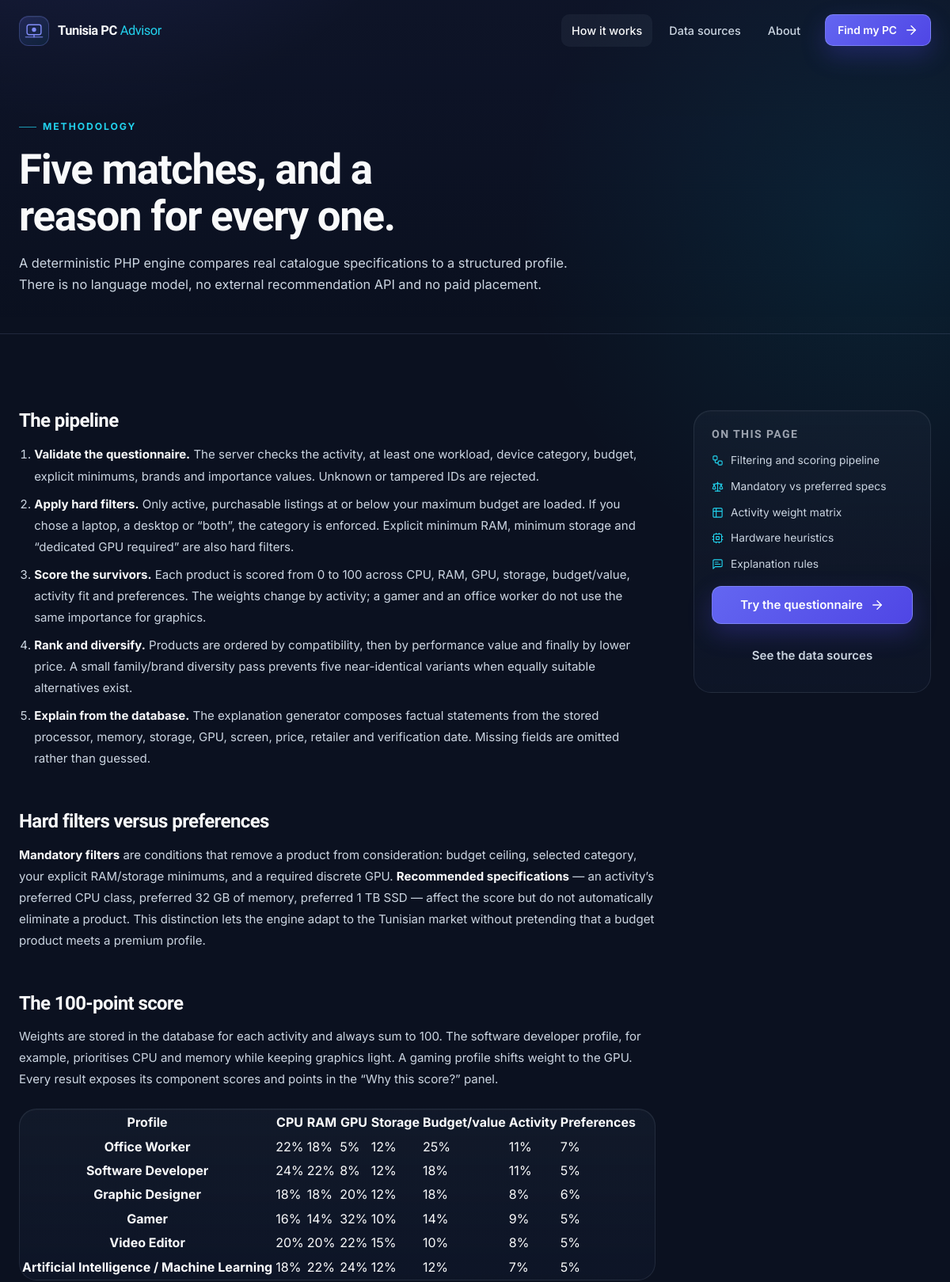
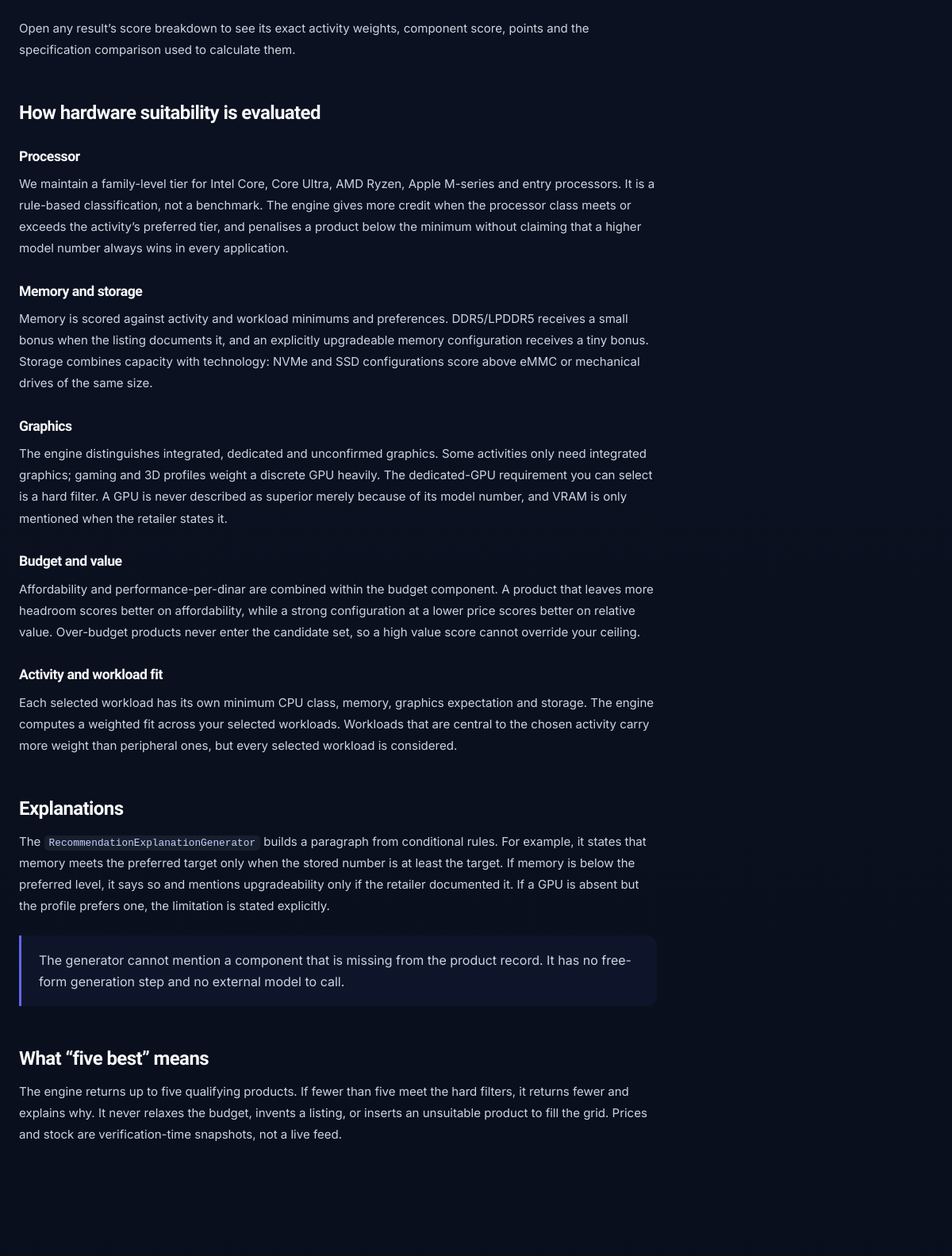
/how-it-works.php (upper part), run on the app's committed database (2 pictures, top to bottom).
### tables this page shows
CREATE TABLE activity_requirements (
    id INT UNSIGNED NOT NULL AUTO_INCREMENT,
    activity_id INT UNSIGNED NOT NULL,
    minimum_cpu_level DECIMAL(3, 1) NOT NULL,
    preferred_cpu_level DECIMAL(3, 1) NOT NULL,
    minimum_ram_gb SMALLINT UNSIGNED NOT NULL,
    preferred_ram_gb SMALLINT UNSIGNED NOT NULL,
    minimum_storage_gb INT UNSIGNED NOT NULL,
    preferred_storage_gb INT UNSIGNED NOT NULL,
    gpu_requirement ENUM('none', 'integrated_ok', 'dedicated_preferred', 'dedicated_required') NOT NULL,
    minimum_gpu_vram_gb TINYINT UNSIGNED NOT NULL DEFAULT 0,
    portability_importance ENUM('low', 'medium', 'high') NOT NULL DEFAULT 'medium',
    cpu_weight TINYINT UNSIGNED NOT NULL DEFAULT 20,
    ram_weight TINYINT UNSIGNED NOT NULL DEFAULT 15,
    gpu_weight TINYINT UNSIGNED NOT NULL DEFAULT 20,
    storage_weight TINYINT UNSIGNED NOT NULL DEFAULT 10,
    budget_weight TINYINT UNSIGNED NOT NULL DEFAULT 20,
    activity_weight TINYINT UNSIGNED NOT NULL DEFAULT 10,
    preferences_weight TINYINT UNSIGNED NOT NULL DEFAULT 5,
    notes VARCHAR(500) NULL,
    PRIMARY KEY (id),
    UNIQUE KEY uq_activity_requirements_activity (activity_id),
    CONSTRAINT fk_activity_requirements_activity FOREIGN KEY (activity_id) REFERENCES activities (id)
        ON UPDATE CASCADE ON DELETE CASCADE,
    CONSTRAINT chk_activity_weights CHECK (
        cpu_weight + ram_weight + gpu_weight + storage_weight + budget_weight + activity_weight + preferences_weight = 100
    )
);

CREATE TABLE activities (
    id INT UNSIGNED NOT NULL AUTO_INCREMENT,
    slug VARCHAR(80) NOT NULL,
    name VARCHAR(120) NOT NULL,
    description VARCHAR(500) NOT NULL,
    icon VARCHAR(48) NULL,
    created_at DATETIME NOT NULL DEFAULT CURRENT_TIMESTAMP,
    PRIMARY KEY (id),
    UNIQUE KEY uq_activities_slug (slug)
);

### bootstrap.php (called while the page is built, shortened)
<?php
if (!function_exists('env')) {
    function env(string $key, mixed $default = null): mixed
    {
        static $loaded = false;
        if (!$loaded) {
            $loaded = true;
        }
        $value = getenv($key);
        return $value === false || $value === '' ? $default : $value;
    }
}
require_once APP_ROOT . '/includes/functions.php';
spl_autoload_register(static function (string $class): void {
    $file = APP_ROOT . '/classes/' . $class . '.php';
});

### config/database.php (called while the page is built, shortened)
<?php
return [
    'host' => (string) env('DB_HOST', '127.0.0.1'),
    'port' => (int) env('DB_PORT', 3306),
    'name' => (string) env('DB_NAME', 'tunisia_pc_advisor'),
    'user' => (string) env('DB_USER', 'root'),
    'pass' => (string) env('DB_PASS', ''),
    'charset' => 'utf8mb4',
];

### classes/Database.php (called while the page is built, shortened)
<?php
final class Database
{
    private static ?PDO $pdo = null;
    public static function connection(): PDO
    {
        $config = require APP_ROOT . '/config/database.php';
        $dsn = sprintf(
            'mysql:host=%s;port=%d;dbname=%s;charset=%s',
            $config['host'],
            $config['port'],
            $config['name'],
            $config['charset']
        );
        try {
            self::$pdo = new PDO($dsn, $config['user'], $config['pass'], [
                PDO::ATTR_ERRMODE => PDO::ERRMODE_EXCEPTION,
                PDO::ATTR_DEFAULT_FETCH_MODE => PDO::FETCH_ASSOC,
                PDO::ATTR_EMULATE_PREPARES => false,
                PDO::ATTR_STRINGIFY_FETCHES => false,
            ]);
            self::$pdo->exec("SET time_zone = '+01:00'");
        } catch (PDOException $exception) {
            error_log('Database connection failed: ' . $exception->getMessage());
            throw new RuntimeException(
                'The database is unavailable. Import database/schema.sql and database/seed.sql, then check the DB settings in your .env file.'
            );
        }
        return self::$pdo;
    }
}

### classes/ActivityRepository.php (called while the page is built, shortened)
<?php
final class ActivityRepository
{
    public function all(): array
    {
        $sql = 'SELECT a.id, a.slug, a.name, a.description, a.icon,
                       r.minimum_cpu_level, r.preferred_cpu_level,
                       r.minimum_ram_gb, r.preferred_ram_gb,
                       r.minimum_storage_gb, r.preferred_storage_gb,
                       r.gpu_requirement, r.minimum_gpu_vram_gb, r.portability_importance,
                       r.cpu_weight, r.ram_weight, r.gpu_weight, r.storage_weight,
                       r.budget_weight, r.activity_weight, r.preferences_weight, r.notes
                FROM activities a
                INNER JOIN activity_requirements r ON r.activity_id = a.id
                ORDER BY a.id ASC';
        $this->activitiesCache = Database::connection()->query($sql)->fetchAll();
        return $this->activitiesCache;
    }
}

### includes/functions.php (called while the page is built, shortened)
<?php
function app(string $key, mixed $default = null): mixed
{
    return $GLOBALS['app_config'][$key] ?? $default;
}
function url(string $path = ''): string
{
    $base = (string) app('url', '');
    $base = str_replace(' ', '%20', $base);
    return $base . '/' . ltrim($path, '/');
}
function e(mixed $value): string
{
    return htmlspecialchars((string) $value, ENT_QUOTES | ENT_SUBSTITUTE, 'UTF-8');
}

### how-it-works.php (the view, shortened to what this page needs)
<?php
require __DIR__ . '/bootstrap.php';
$activityRepo = new ActivityRepository();
$all = $activityRepo->all();
$bySlug = [];
foreach ($all as $activity) {
    $bySlug[$activity['slug']] = $activity;
}
$profileSlugs = ['office-worker', 'software-developer', 'graphic-designer', 'gamer', 'video-editor', 'ai-ml'];
require APP_ROOT . '/includes/header.php';
?>
<main id="main-content">
    <section class="page-hero">
        <div class="container">
            <span class="eyebrow">Methodology</span>
            <h1>Five matches, and a reason for every one.</h1>
            <p>A deterministic PHP engine compares real catalogue specifications to a structured profile. There is no language model, no external recommendation API and no paid placement.</p>
        </div>
    </section>
    <section class="section">
        <div class="container content-grid">
            <div class="prose">
                <h2>The pipeline</h2>
                <ol>
                    <li><strong>Validate the questionnaire.</strong> The server checks the activity, at least one workload, device category, budget, explicit minimums, brands and importance values. Unknown or tampered IDs are rejected.</li>
                    <li><strong>Apply hard filters.</strong> Only active, purchasable listings at or below your maximum budget are loaded. If you chose a laptop, a desktop or “both”, the category is enforced. Explicit minimum RAM, minimum storage and “dedicated GPU required” are also hard filters.</li>
                    <li><strong>Score the survivors.</strong> Each product is scored from 0 to 100 across CPU, RAM, GPU, storage, budget/value, activity fit and preferences. The weights change by activity; a gamer and an office worker do not use the same importance for graphics.</li>
                    <li><strong>Rank and diversify.</strong> Products are ordered by compatibility, then by performance value and finally by lower price. A small family/brand diversity pass prevents five near-identical variants when equally suitable alternatives exist.</li>
                    <li><strong>Explain from the database.</strong> The explanation generator composes factual statements from the stored processor, memory, storage, GPU, screen, price, retailer and verification date. Missing fields are omitted rather than guessed.</li>
                </ol>
                <h2>Hard filters versus preferences</h2>
                <p><strong>Mandatory filters</strong> are conditions that remove a product from consideration: budget ceiling, selected category, your explicit RAM/storage minimums, and a required discrete GPU. <strong>Recommended specifications</strong> — an activity’s preferred CPU class, preferred 32 GB of memory, preferred 1 TB SSD — affect the score but do not automatically eliminate a product. This distinction lets the engine adapt to the Tunisian market without pretending that a budget product meets a premium profile.</p>
                <h2>The 100-point score</h2>
                <p>Weights are stored in the database for each activity and always sum to 100. The software developer profile, for example, prioritises CPU and memory while keeping graphics light. A gaming profile shifts weight to the GPU. Every result exposes its component scores and points in the “Why this score?” panel.</p>
                <div class="weight-matrix card" style="overflow-x:auto;margin:24px 0;">
                    <table class="compare-table" style="min-width:720px;">
                        <thead>
                            <tr>
                                <th scope="col">Profile</th>
                                <th scope="col">CPU</th>
                                <th scope="col">RAM</th>
                                <th scope="col">GPU</th>
                                <th scope="col">Storage</th>
                                <th scope="col">Budget/value</th>
                                <th scope="col">Activity</th>
                                <th scope="col">Preferences</th>
                            </tr>
                        </thead>
                        <tbody>
                            <?php foreach ($profileSlugs as $slug): ?>
                                <?php if (!isset($bySlug[$slug])) continue; $profile = $bySlug[$slug]; ?>
                                <tr>
                                    <th scope="row"><?= e($profile['name']) ?></th>
                                    <td><?= (int) $profile['cpu_weight'] ?>%</td>
                                    <td><?= (int) $profile['ram_weight'] ?>%</td>
                                    <td><?= (int) $profile['gpu_weight'] ?>%</td>
                                    <td><?= (int) $profile['storage_weight'] ?>%</td>
                                    <td><?= (int) $profile['budget_weight'] ?>%</td>
                                    <td><?= (int) $profile['activity_weight'] ?>%</td>
                                    <td><?= (int) $profile['preferences_weight'] ?>%</td>
                                </tr>
                            <?php endforeach; ?>
                        </tbody>
                    </table>
                </div>
                <p class="small muted">Open any result’s score breakdown to see its exact activity weights, component score, points and the specification comparison used to calculate them.</p>
                <h2>How hardware suitability is evaluated</h2>
                <h3>Processor</h3>
                <p>We maintain a family-level tier for Intel Core, Core Ultra, AMD Ryzen, Apple M-series and entry processors. It is a rule-based classification, not a benchmark. The engine gives more credit when the processor class meets or exceeds the activity’s preferred tier, and penalises a product below the minimum without claiming that a higher model number always wins in every application.</p>
                <h3>Memory and storage</h3>
                <p>Memory is scored against activity and workload minimums and preferences. DDR5/LPDDR5 receives a small bonus when the listing documents it, and an explicitly upgradeable memory configuration receives a tiny bonus. Storage combines capacity with technology: NVMe and SSD configurations score above eMMC or mechanical drives of the same size.</p>
                <h3>Graphics</h3>
                <p>The engine distinguishes integrated, dedicated and unconfirmed graphics. Some activities only need integrated graphics; gaming and 3D profiles weight a discrete GPU heavily. The dedicated-GPU requirement you can select is a hard filter. A GPU is never described as superior merely because of its model number, and VRAM is only mentioned when the retailer states it.</p>
                <h3>Budget and value</h3>
                <p>Affordability and performance-per-dinar are combined within the budget component. A product that leaves more headroom scores better on affordability, while a strong configuration at a lower price scores better on relative value. Over-budget products never enter the candidate set, so a high value score cannot override your ceiling.</p>
                <h3>Activity and workload fit</h3>
                <p>Each selected workload has its own minimum CPU class, memory, graphics expectation and storage. The engine computes a weighted fit across your selected workloads. Workloads that are central to the chosen activity carry more weight than peripheral ones, but every selected workload is considered.</p>
                <h2>Explanations</h2>
                <p>The <code>RecommendationExplanationGenerator</code> builds a paragraph from conditional rules. For example, it states that memory meets the preferred target only when the stored number is at least the target. If memory is below the preferred level, it says so and mentions upgradeability only if the retailer documented it. If a GPU is absent but the profile prefers one, the limitation is stated explicitly.</p>
                <blockquote>The generator cannot mention a component that is missing from the product record. It has no free-form generation step and no external model to call.</blockquote>
                <h2>What “five best” means</h2>
                <p>The engine returns up to five qualifying products. If fewer than five meet the hard filters, it returns fewer and explains why. It never relaxes the budget, invents a listing, or inserts an unsuitable product to fill the grid. Prices and stock are verification-time snapshots, not a live feed.</p>
            </div>
            <aside class="side-card card">
                <h2>On this page</h2>
                <ul>
                    <li><i data-lucide="workflow"></i> Filtering and scoring pipeline</li>
                    <li><i data-lucide="scale"></i> Mandatory vs preferred specs</li>
                    <li><i data-lucide="table-2"></i> Activity weight matrix</li>
                    <li><i data-lucide="cpu"></i> Hardware heuristics</li>
                    <li><i data-lucide="message-square-text"></i> Explanation rules</li>
                </ul>
                <a class="btn btn-primary btn-block" href="<?= e(url('questionnaire.php')) ?>">Try the questionnaire <i data-lucide="arrow-right"></i></a>
                <a class="btn btn-ghost btn-block" href="<?= e(url('data-sources.php')) ?>">See the data sources</a>
            </aside>
        </div>
    </section>
</main>
<?php require APP_ROOT . '/includes/footer.php'; ?>

### data on the page
activity_requirements: activity.name "Office Worker", cpu_weight "22", ram_weight "18", gpu_weight "5", storage_weight "12", budget_weight "25", activity_weight "11", preferences_weight "7"
activity_requirements: activity.name "Software Developer", cpu_weight "24", ram_weight "22", gpu_weight "8", storage_weight "12", budget_weight "18", activity_weight "11", preferences_weight "5"
activity_requirements: activity.name "Graphic Designer", cpu_weight "18", ram_weight "18", gpu_weight "20", storage_weight "12", budget_weight "18", activity_weight "8", preferences_weight "6"
activity_requirements: activity.name "Gamer", cpu_weight "16", ram_weight "14", gpu_weight "32", storage_weight "10", budget_weight "14", activity_weight "9", preferences_weight "5"
activity_requirements: activity.name "Video Editor", cpu_weight "20", ram_weight "20", gpu_weight "22", storage_weight "15", budget_weight "10", activity_weight "8", preferences_weight "5"
activity_requirements: activity.name "Artificial Intelligence / Machine Learning", cpu_weight "18", ram_weight "22", gpu_weight "24", storage_weight "12", budget_weight "12", activity_weight "7", preferences_weight "5"

### other printed values
$item['label'] "How it works"
$item['label'] "Data sources"
$item['label'] "About"
